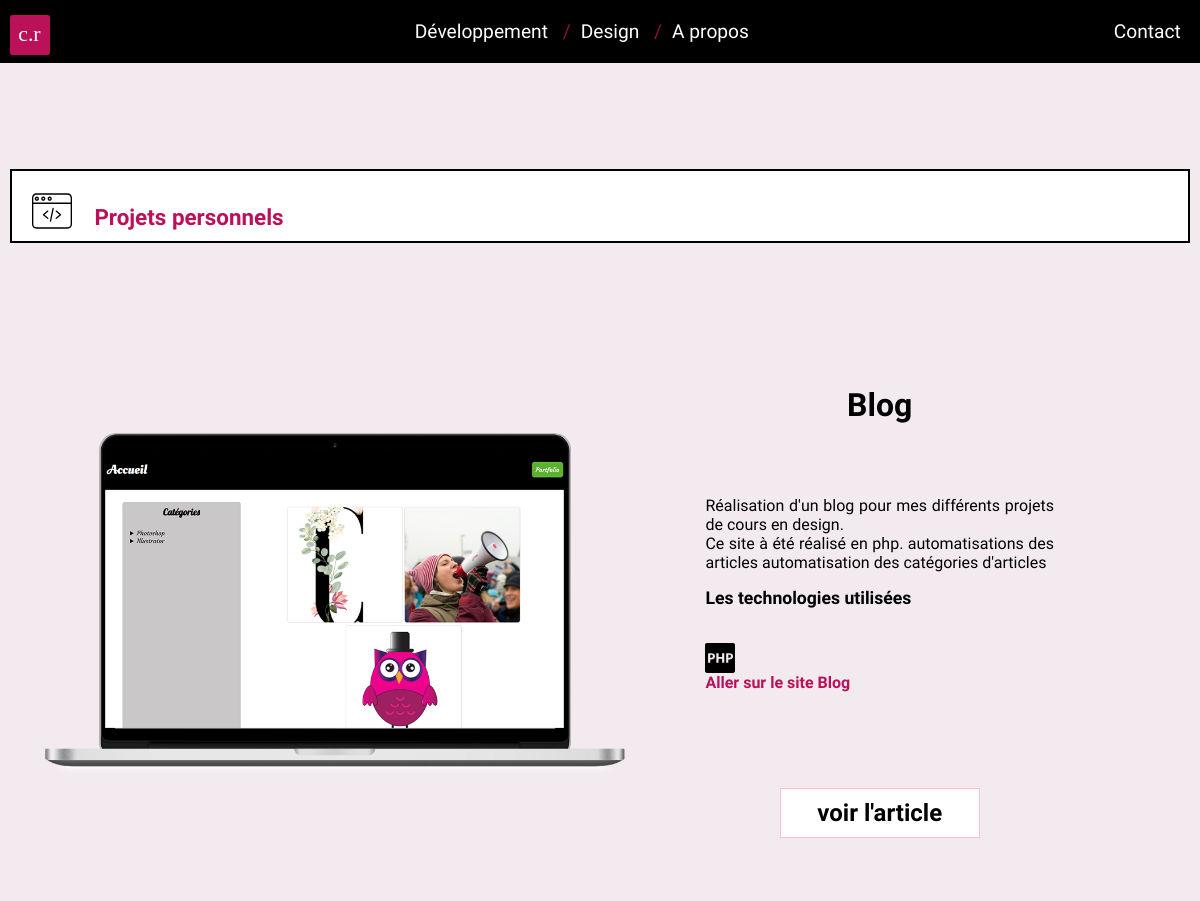
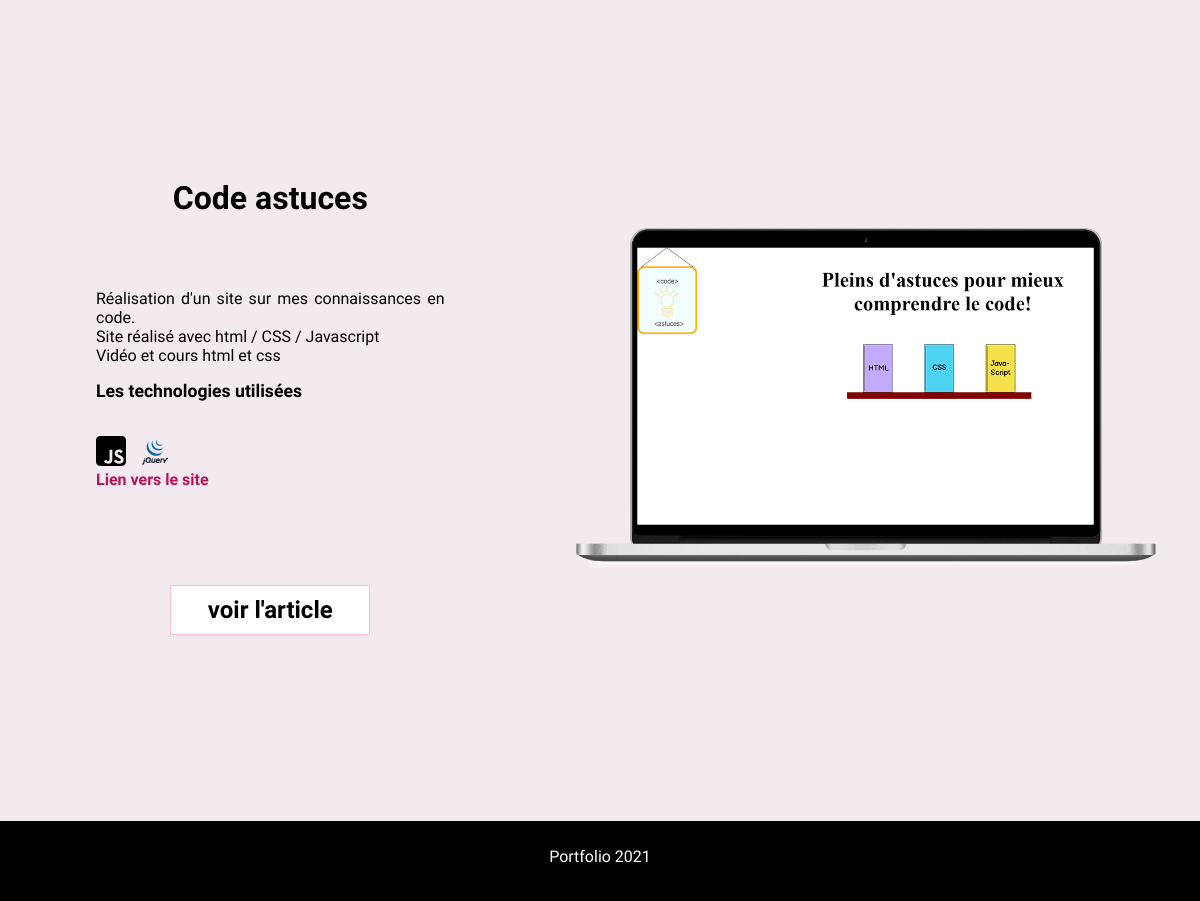
The page / on the database its author committed (2 pictures, top to bottom).
### tables this page shows
CREATE TABLE `articles` (
  `id` int(11) NOT NULL,
  `titre` varchar(250) NOT NULL,
  `contenu` text NOT NULL,
  `categorie_id` int(11) NOT NULL,
  `image` varchar(250) NOT NULL,
  `commentaire` text NOT NULL
);

### fonctions.php (called while the page is built, shortened)
<?php
function getConnexion(){
    $host = "localhost";
    $db = "portfolio";
    $root = "root";
    $mdp = "";
    $pdo = new PDO("mysql:host=$host;dbname=$db",
                "$root",
                "$mdp",
    array(
    PDO::ATTR_ERRMODE => PDO::ERRMODE_WARNING,
    PDO::MYSQL_ATTR_INIT_COMMAND => 'SET NAMES utf8'
    )
    );
    return $pdo;
}
function executeRequete($requete, $param = array()){
     $pdo = getConnexion();
    $resultat = $pdo->prepare($requete);
    $succes = $resultat->execute($param);
    if ($succes) {
     return $resultat;
    }else{
     return false;
    }
}

### index.php (the view, shortened to what this page needs)
<?php
$contenu ="";
require_once 'header.php';
$resultatArticles = executeRequete("SELECT image, titre, commentaire, id, categorie_id FROM articles WHERE categorie_id = 26");
    while ($articles =$resultatArticles->fetch(PDO::FETCH_ASSOC)){
        $contenu.= '<div class="container-card">';
        foreach ($articles as $indice=>$valeur){
            if($indice == 'image'){
                $contenu.= '<div class="card">';
                $contenu .= '<img src="admin/photo/'.$valeur.'" class="photo-card">';
                $contenu .='</div>';
            }
            if($indice == 'titre'){
                $contenu .='<div class="description">';
                $contenu .= '<h4>'.$valeur.'</h4>';
            }
            if($indice == 'commentaire'){
                $contenu .= $valeur;
                $contenu .= '<a class="lien-Gauche" href="article.php?id='.$articles["id"].'">
                voir l\'article
                </a>';
                $contenu .= '</div>';
            }
        }
        $contenu .= '</div>';
}
?>
<main  class="mainIndex">
    <section class="container-bas">
        <div class="section-title titre" id="projets">
            <img class="icones" src="images/web.svg" alt="Icone représentant le code">
            <h3> Projets personnels</h3>
        </div>
       <?php
       echo $contenu;
       ?>
         </section>
</main>
<?php
require_once 'footer.php';

### style-js/style.css (style rules this page uses)
* { margin : 0; padding : 0; box-sizing: border-box; }
html { scroll-behavior: smooth; }
body { font-family:'Oxygen', sans-serif ; background-color: rgb(243, 234, 240); }
main { width: 80%; margin: 0 auto; }
.mainIndex { width: 90%; position: relative; }
.section-title { display: flex; align-items: center; }
.section-title h3 { font-size: 1.4em; text-align: start; }
.container-card { min-height: 85vh; padding: 20px; }
.description { padding-left: 1em; padding-right: 1em; }
.description h5 { margin-bottom: 2em; font-size: 1.1em; }
.description h4 { margin-bottom: 2em; margin-top: 1em; font-size: 2em; }
.description p { text-align: justify; }
.card { display: flex; width:100% ; align-items: center; }
.photo-card { width: 110%; }
.lien-Gauche { display: block; text-align: center; font-size: 1.5em; margin: 4em auto 0 auto; width: 200px; color : black; border: 1px solid pink; padding: 10px; background: white; transition : 0.3s linear; }
a { text-decoration: none; color : #BB1159; font-weight: 600; }
h3 { font-size: 1em; margin-top: 1em; margin-left: 1em; }
h4 { text-align: center; margin-bottom: 0em; margin-top: 0.5em; font-size: 1.3em; }
.titre { color : #BB1159; text-align: center; margin-bottom: 0.8em; margin-top: 4em; background-color: rgb(255, 255, 255); padding: 10px; border: 2px solid black; }
p { margin-top: 0.5em; margin-bottom: 1em; }
.icones { width: 40px; margin-left: 10px; margin-top: 10px; }
.icones2 { width:30px; }
.icones2:not(:last-child) { margin-right: 10px; }
.container-bas { padding: 10px; margin-top: 2em; border-radius: 20px; }
@media only screen and (min-width: 1200px) { .mainIndex { width: 100%; } }
@media only screen and (min-width: 1200px) { h4 { margin-bottom: 2em; } }
@media only screen and (min-width: 1200px) { .container-card { display: flex; justify-content: center; align-items: center; } }
@media only screen and (min-width: 1200px) { .description { width: 60%; margin-right: 100px; margin-left: 50px; display: flex; flex-direction: column; } }
@media only screen and (min-width: 1200px) { .card { margin: 0; } }
@media only screen and (min-width: 1200px) { .photo-card { width: 100%; } }
@media only screen and (min-width: 1200px) { .second { flex-direction: row-reverse; margin-top: 1em; margin-bottom: 1em; } }

### rows shown on the page
articles: image (picture), titre "Blog", value "Réalisation d'un blog pour mes différents projets de cours en design. Ce site à été réalisé en php. automatisations des articles automatisation des catégories d'articles Les technologies utilisées Aller sur le site Blog"
articles: image (picture), titre "Code astuces", value "Réalisation d'un site sur mes connaissances en code. Site réalisé avec html / CSS / Javascript Vidéo et cours html et css Les technologies utilisées Lien vers le site"
